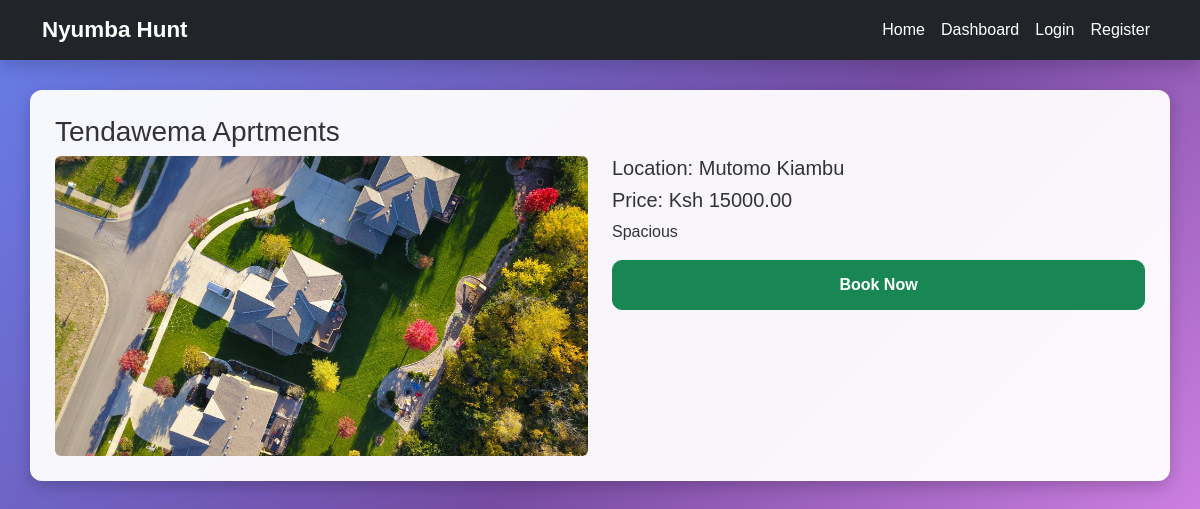
The app's page /house/8/ with its own data.
### housesApp/models.py (models this page shows, shortened)
class House(models.Model):
    STATUS_VACANT = 'vacant'
    STATUS_OCCUPIED = 'occupied'
    STATUS_CHOICES = [
        (STATUS_VACANT, 'Vacant'),
        (STATUS_OCCUPIED, 'Occupied'),
    ]
    title = models.CharField(max_length=200)
    price = models.DecimalField(max_digits=10, decimal_places=2)
    location = models.CharField(max_length=200)
    description = models.TextField()
    image = models.ImageField(upload_to='house_images/')
    status = models.CharField(max_length=20, choices=STATUS_CHOICES, default=STATUS_VACANT)
    owner = models.ForeignKey(User, on_delete=models.CASCADE, related_name='houses', null=True, blank=True)

### housesApp/views.py (the view)
# urls.py: path('house/<int:pk>/', views.house_detail, name='house_detail'),
def house_detail(request, pk):
    house = get_object_or_404(House, pk=pk)
    context = {'house': house}
    return render(request, 'housesApp/houses_details.html', context)

### housesApp/templates/housesApp/houses_details.html
{% extends 'housesApp/base.html' %}
{% load static %}
{% block content %}
<h3>{{ house.title }}</h3>
<div class="row">
    <div class="col-md-6">
        {% if house.image %}
        <img src="{{ house.image.url }}" class="img-fluid rounded">
        {% endif %}
    </div>
    <div class="col-md-6">
        <h5>Location: {{ house.location }}</h5>
        <h5>Price: Ksh {{ house.price }}</h5>
        <p>{{ house.description }}</p>
        <a href="{% url 'housesApp:book_house' house.pk %}"
           class="btn btn-success w-100">Book Now</a>
    </div>
</div>
{% endblock %}

### housesApp/static/Css/style.css (style rules this page uses)
body { background: linear-gradient(135deg, #667eea 0%, #764ba2 50%, #f093fb 100%); background-size: cover; background-repeat: no-repeat; background-attachment: fixed; font-family: 'Poppins', sans-serif; min-height: 100vh; }
h2, h3, h5, p { color: #333; }
.content-box .btn { border-radius: 10px; padding: 12px; font-weight: 600; }

### records on screen
House: title "Tendawema Aprtments", image (picture), location "Mutomo Kiambu", price "15000.00", description "Spacious"
